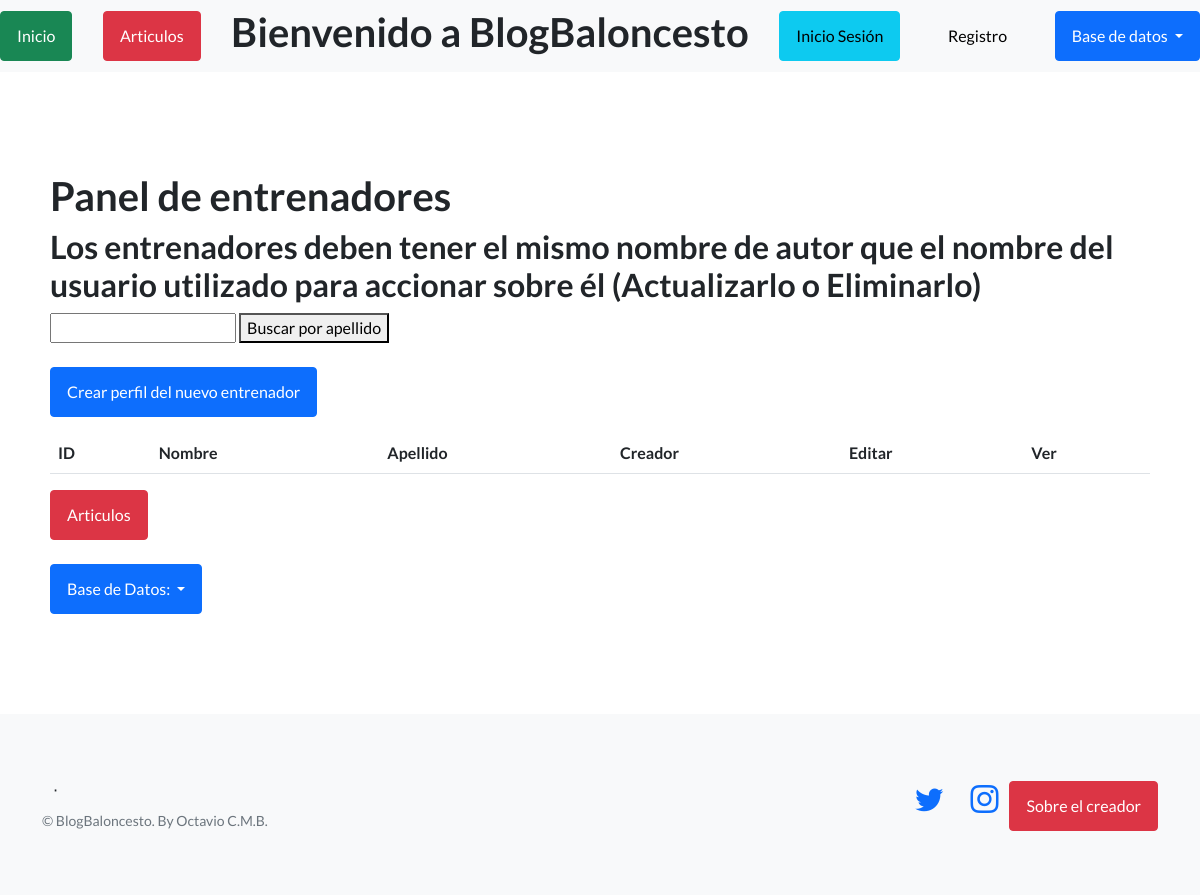
Page //BlogBaloncesto/entrenadores/ on the earlier database version.
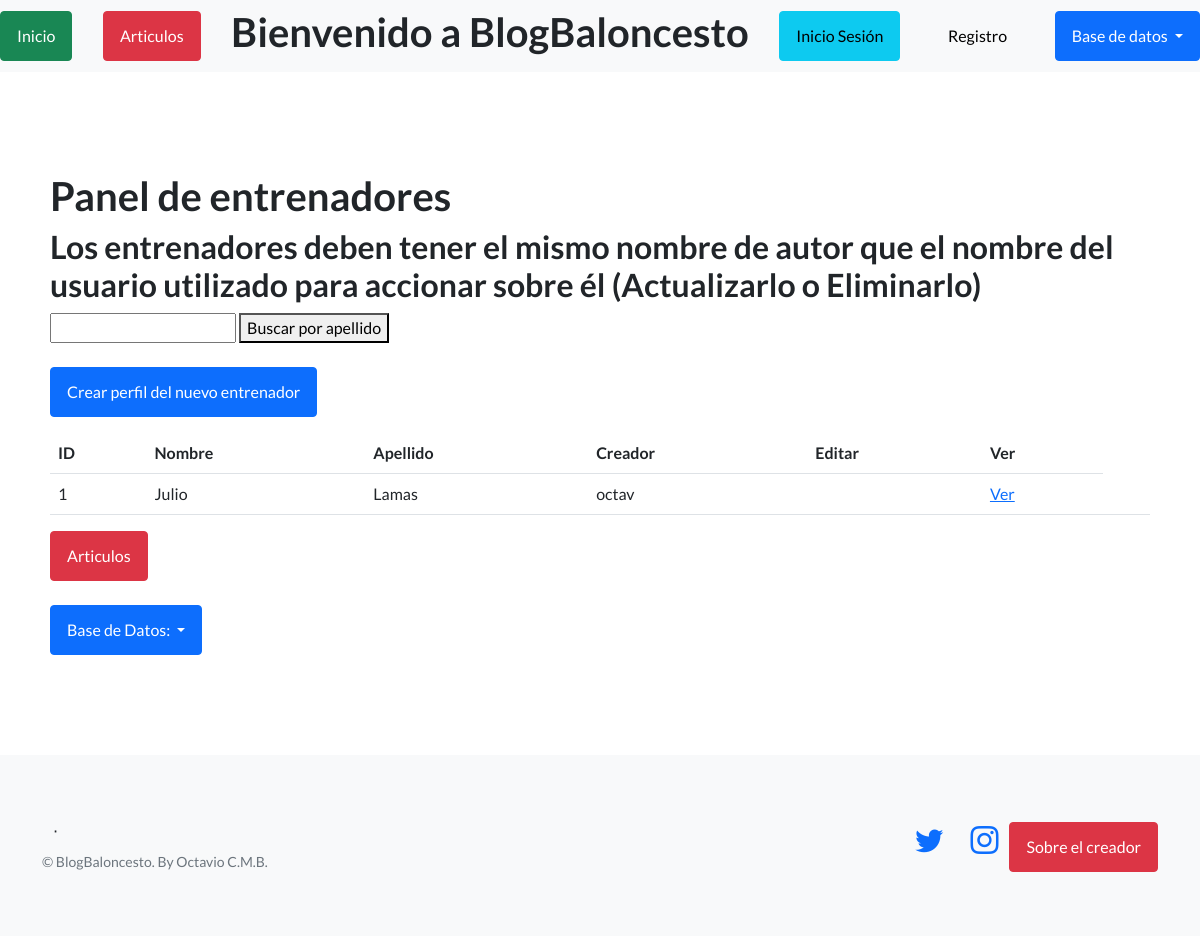
Same page on the later database version.
### Basquet1/models.py (models this page shows, shortened)
class Entrenadores(models.Model):
    nombre = models.CharField(max_length=256)
    apellido = models.CharField(max_length=256)
    lugar_de_nacimiento = models.CharField(max_length=256)
    fecha_de_nacimiento = models.DateField()
    trayectoria = models.TextField()
    creador = models.ForeignKey(User, on_delete=models.SET_NULL, null=True)
    creador1= models.CharField(max_length=256, default="Aquí va el nombre de usuario")

### Basquet1/views.py (the view, shortened to what this page needs)
# urls.py: path("entrenadores/", EntrenadoresListView.as_view(), name='listar_entrenadores'),
class EntrenadoresListView(ListView):
    model = Entrenadores
    template_name = 'Basquet1/panel_entrenadores.html'
    context_object_name = 'entrenadores'
    def get_queryset(self):
        queryset = super().get_queryset()
        query = self.request.GET.get('p')
        if query:
            queryset = queryset.filter(apellido__icontains=query)
        return queryset

### Basquet1/templates/Basquet1/entrenadores_list.html (shortened to what this page needs)
{% extends 'Basquet1/base.html' %}
{% block contenido %}
<section>
        <h1>Panel de entrenadores</h1>
        <h2>Los entrenadores deben tener el mismo nombre de autor que el nombre del usuario utilizado para accionar sobre él (Actualizarlo o Eliminarlo)</h2>
        <form method="get">
            <input type="text" name="p" value="{{ request.GET.p }}">
            <button type="submit">Buscar por apellido</button>
        <br></br>
        <a href="{% url 'crear_entrenadores' %}" class="btn btn-primary">Crear perfil del nuevo entrenador</a>
        <table class="table">
            <table class="table">
            <tbody>
                <tr>
                    <th> ID </th>
                    <th> Nombre </th>
                    <th> Apellido</th>
                    <th> Creador</th>
                    <th> Editar</th>
                    <th> Ver</th>
                </tr>
                {% for coach in object_list %}
                <tr>
                    <td> {{coach.id}}</td>
                    <td> {{coach.nombre}}</td>
                    <td> {{coach.apellido}}</td>
                    <td> {{coach.creador1}}</td>
                    <td>
                    </td>
                    <td>
                        <a href="{% url 'ver_entrenadores' coach.id %}">Ver</a>
                     </td>
                    <td>
                    </td>
                </tr>
                {% endfor %}
            </tbody>
        </table>
    <a class="btn btn-danger" href="{% url 'listar_articulo'%}">Articulos</a>
    <br></br>
    <div class="dropdown">
        <button class="btn btn-primary dropdown-toggle" type="button" id="dropdownMenuButton1" data-bs-toggle="dropdown" aria-expanded="false">
         <div style="display: inline-flex;">
            <span>Base de Datos:</span>
        </div>
        </button>
</section>
{% endblock contenido %}

Differences in the rows shown:
added Entrenadores: id "1", nombre "Julio", apellido "Lamas", creador1 "octav"
